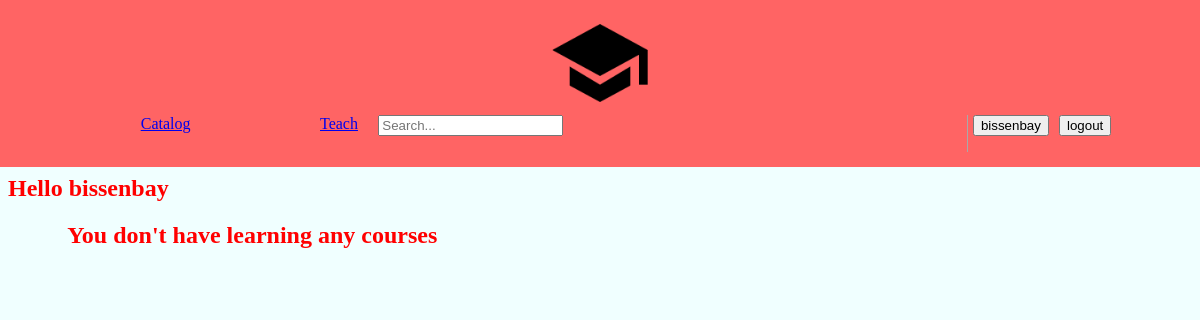
/account/Learning/ (signed in), run on an earlier commit of the app's database.
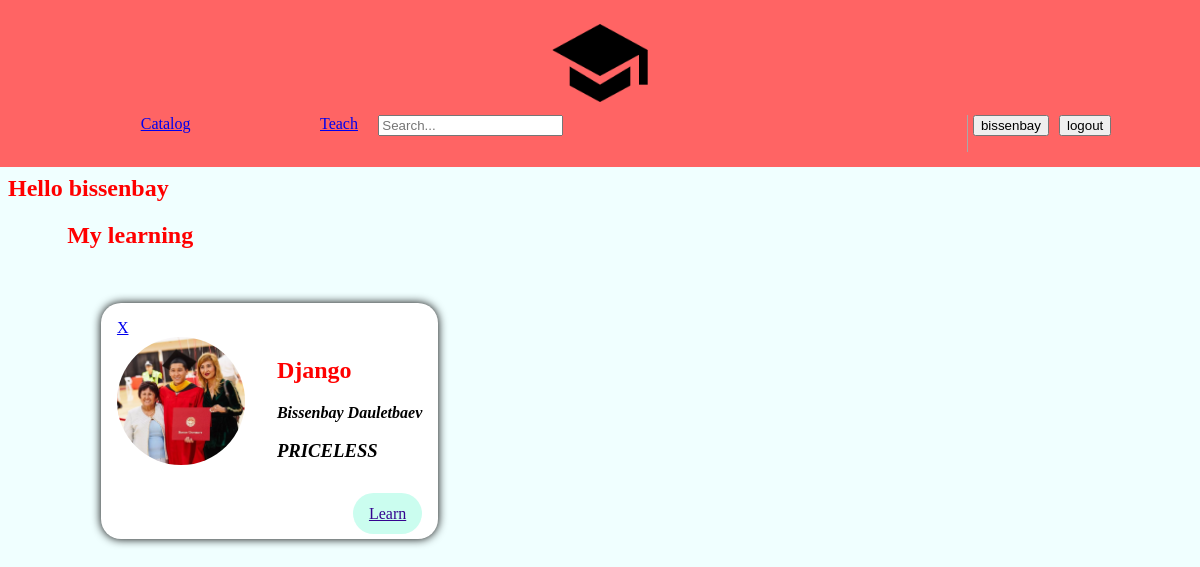
And on a later commit of the database.
### main/models.py (models this page shows, shortened)
class Course(models.Model):
    coursename = models.CharField(max_length=256, null=False)
    teacher = models.CharField(max_length=32, null=False)
    icon = models.ImageField(upload_to='course_images' , null=False)
    price = models.DecimalField(max_digits=8, decimal_places=2)
    added = models.ManyToManyField(User, default=None,related_name='added')
    learn_user = models.ManyToManyField(User,blank=True,related_name='learn_user')
    liked = models.BooleanField(default=False)

### main/views.py (the view)
# urls.py: path('account/Learning/', views.chec_learning, name='learn'),
def chec_learning(request):
    name = request.user.username
    user_id = User.objects.get(username = name).pk
    learn_courses = Course.objects.filter(
        Q(learn_user = user_id)
    )
    a = len(learn_courses)
    return render(request, 'main/Learning.html', {
        'a':a,
        'name':name,
        'courses': learn_courses,
        'request': request,
    })

### main/templates/main/Learning.html
{% include 'main/header.html' %} {% load static %}
<body>
    <div class="course">
        <h2>Hello {{ name }}</h2>
        <main>
            <section>
                {% if a == 0 %}
                <h2>You don't have learning any courses</h2>
                {% else %}
                <h2>My learning</h2>
                <ol>
                        {% for course in courses %}
                            <li class="meetup-item">
                            <article>
                                <a href="{% url 'delern'  courseid=course.id %}">X</a>
                                <div class="meetup-summary">
                                    <div class="meetup-image">
                                        <img src="{%static course.icon%}" , alt="src">
                                    </div>
                                    <div class="meetup-details">
                                        <h2>{{ course.coursename }}</h2>
                                        <address>
                                            <strong>{{ course.teacher }}</strong>
                                            {% if  course.teacher  == 'Yerbol Baygaraev' %}
                                                <h1>PRICELESS</h1>
                                            {% elif  course.teacher  == 'Bissenbay Dauletbaev' %}
                                                <h1>PRICELESS</h1>
                                            {% elif course.price == 0 %}
                                                <h1>Free</h1>
                                            {% else %}
                                                <p>${{ course.price }}</p>
                                            {% endif %}
                                        </address>
                                    </div>
                                </div>
                                <div class="meetup-actions">
                                    <a href="/{{course.pk}}" class="btn">Learn</a>
                                </div>
                            </article>
                            </li>
                        {% endfor %}
                    {% endif %}
                </ol>
            </section>
        </main>
    </div>
</body>
</html>

### main/templates/main/header.html (shortened to what this page needs)
{% extends 'main/test.html' %} {% load static %} {% block header %}
<head>
</head>
<body>
    <nav class="nav" style="margin: -1%">
        <span>
        <a  href="/html/"><img class="logo" src=" {% static 'main/logo.png' %} "></a>
    <ol>
        <li><a href="/">Catalog</a></li>
        <li><a href="/teach/">Teach</a></li>
        <form action="{% url 'searching' %}" method="post">
        <li><input type="search" placeholder="Search..." name = 'name'></li>
        </form>
        {% if request.user.is_authenticated %}
            <li class="lgin"> <a id ='' href="/account"><button>{{ request.user.username }}</button></a></li>
            <li class="reg"> <a href="{% url 'logout' %}"><button>logout</button> </a></li>
        {% else %}
            <li class="lgin"> <a href="/teach/login"><button>Log in</button></a></li>
            <li class="reg"> <a href="/teach/test"><button>Sign up</button> </a></li>
        {% endif %}
    </ol>
    </span>
    </nav>
</body>
{% endblock %}

### main/templates/main/test.html (shortened to what this page needs)
{% load static %}
<html lang="en">
<head>
    <link rel="stylesheet" type="text/css" href="{% static 'main/test.css' %}">
    <link rel="stylesheet" type="text/css" href="{% static 'main/header.css' %}">
</head>
<body>
    {% block header %}{% endblock %} {% block card %}{% endblock %}
</body>
</html>

### main/static/main/test.css (style rules this page uses)
body { background-color: azure; }
section { max-width: 100%; margin-left: 5%; }
h2 { color: red; }
ol { list-style: none; margin: 0; padding: 0; display: flex; flex-wrap: wrap; }
.meetup-item { margin: 3%; background-color: white; box-shadow: 0 0 10px black; padding: 1em; color: black; border-radius: 20px; min-width: 300px; }
.meetup-summary { display: flex; align-items: flex-start; }
.meetup-image { margin-right: 2rem; }
.meetup-image img { width: 8rem; height: 8rem; object-fit: cover; border-radius: 50%; }
.meetup-details address { font-style: italic; }
.meetup-actions { margin-top: 1.5rem; text-align: right; }
.meetup-actions .btn { background-color: #cbfdef; border-color: #cb82fb; color: #350490; padding: 0.75rem 1rem; border-radius: 100px; }
li { list-style-type: none; }

### main/static/main/header.css (style rules this page uses)
.logo { width: 104px; }
.nav { padding: 15px; text-align: center; display: block; background-color: #ff6464; }
.reg { margin-left: 10px; }
a { margin-top: 10px; }
li { margin-top: 0; margin-left: 11%; }
.lgin { margin-left: 5px; }

What changed in the data, as far as the page shows it:
added Course: icon (picture), coursename "Django", teacher "Bissenbay Dauletbaev", shows "PRICELESS"
Also different on the page:
text no longer shown: "You don't have learning any courses"
text now shown: "My learning"
